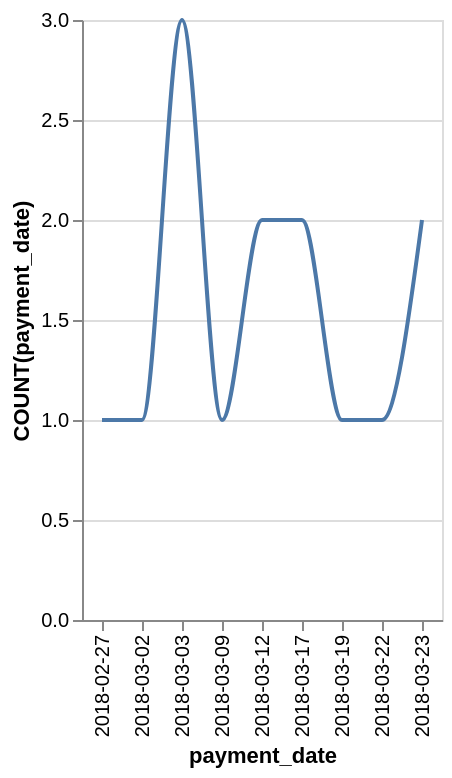

Express this chart as Vega-Lite.
### Vega-Lite specification from a JSON file in a GitHub repository (floating-point values rounded to 4 significant figures)
{"data": {"values": [{"x_data": "2018-02-27", "y_data": 1}, {"x_data": "2018-03-02", "y_data": 1}, {"x_data": "2018-03-03", "y_data": 3}, {"x_data": "2018-03-09", "y_data": 1}, {"x_data": "2018-03-12", "y_data": 2}, {"x_data": "2018-03-17", "y_data": 2}, {"x_data": "2018-03-19", "y_data": 1}, {"x_data": "2018-03-22", "y_data": 1}, {"x_data": "2018-03-23", "y_data": 2}]}, "mark": {"type": "line", "interpolate": "monotone"}, "encoding": {"x": {"field": "x_data", "type": "nominal", "title": "payment_date", "sort": "ascending"}, "y": {"field": "y_data", "type": "quantitative", "title": "COUNT(payment_date)"}}}
